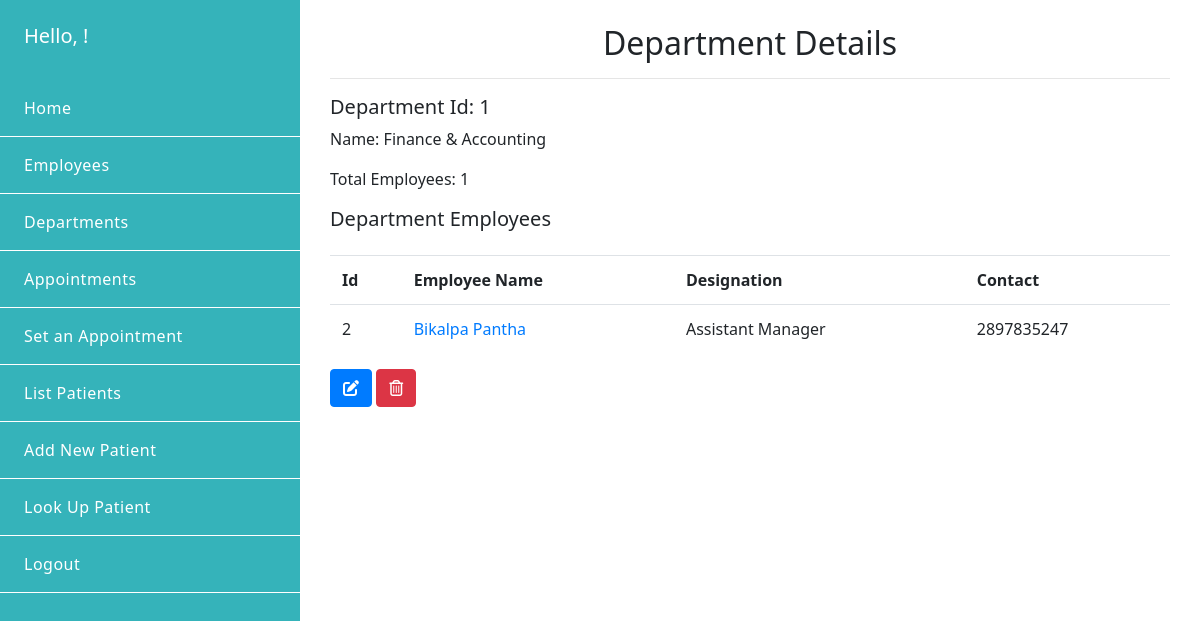
/department/1/, run on the app's committed database.
### emr/models.py (models this page shows, shortened)
class Department(models.Model):
    id = models.AutoField(primary_key=True)
    name = models.CharField(max_length=50)
    description = models.TextField(blank=True)
    class Meta:
        verbose_name = 'Department'
        verbose_name_plural = 'Departments'

class Employee(models.Model):
    id = models.AutoField(primary_key=True)
    full_name = models.CharField(max_length=254)
    department = models.ForeignKey(
        Department, on_delete=models.CASCADE, related_name='employees')
    designation = models.CharField(max_length=50, blank=True)
    date_of_birth = models.DateField(auto_now_add=True, blank=True)
    address = models.CharField(max_length=50, blank=True)
    email = models.EmailField(max_length=254, blank=True)
    contact_number = models.IntegerField(blank=True)
    class Meta:
        verbose_name = 'Employee'
        verbose_name_plural = 'Employees'
    def get_absolute_url(self):
        return reverse('view_employee', args=[self.id])

### emr/views.py (the view)
# urls.py: path('department/<int:id>/', views.view_department, name='view_department'),
def view_department(request, id):
    department = Department.objects.get(id=id)
    return render(request, 'emr/view_department.html', {'department': department})

### emr/templates/emr/view_department.html
{% extends "backend_base.html" %} {% block content %}
<div class="container-fluid py-4">
  <h2 class="text-center"> Department Details </h2>
  <hr>
  <div class = "section">
    <h5>Department Id: {{department.id}}</h5>
    <p>Name: {{department.name}}</p>
    <p>Total Employees: {{department.employees.count}}</p>
  </div>
  <div class="section">
    <h5>Department Employees </h5>
    <table class="table mt-4">
      <tr>
        <th>Id</th>
        <th>Employee Name</th>
       <th>Designation</th>
        <th>Contact</th>
      </tr>
      {% for employee in department.employees.all %}
      <tr>
        <td><span>{{employee.id}}</span></td>
        <td> <a href="{{employee.get_absolute_url }}"> <span>{{employee.full_name}}</span></a></td>
        <td><span>{{employee.designation}}</span></td>
        <td><span>{{employee.contact_number}}</span></td>
      </tr>
      {% endfor %}
    </table>
  </div>
  <div class="section">
    <a href="{% url 'update_department' id=department.id%}" class="btn btn-primary text-center"><span><i class="fas fa-edit"></i></span></a>
    <a href="{% url 'delete_department' id=department.id %}" class="btn btn-danger text-center"><span><i class="far fa-trash-alt"></i></span></a></a>
  </div>
</div>
{% endblock %}

### emr/static/emr/css/style.css (style rules this page uses)
* { font-family: "Noto Sans", sans-serif; transition: all ease-in 0.2s; }
html, body { height: 100%; min-height: 100%; }

### data on the page
Department: id "1", name "Finance & Accounting", employees.count "1"
Employee: id "2", full_name "Bikalpa Pantha", designation "Assistant Manager", contact_number "2897835247"
